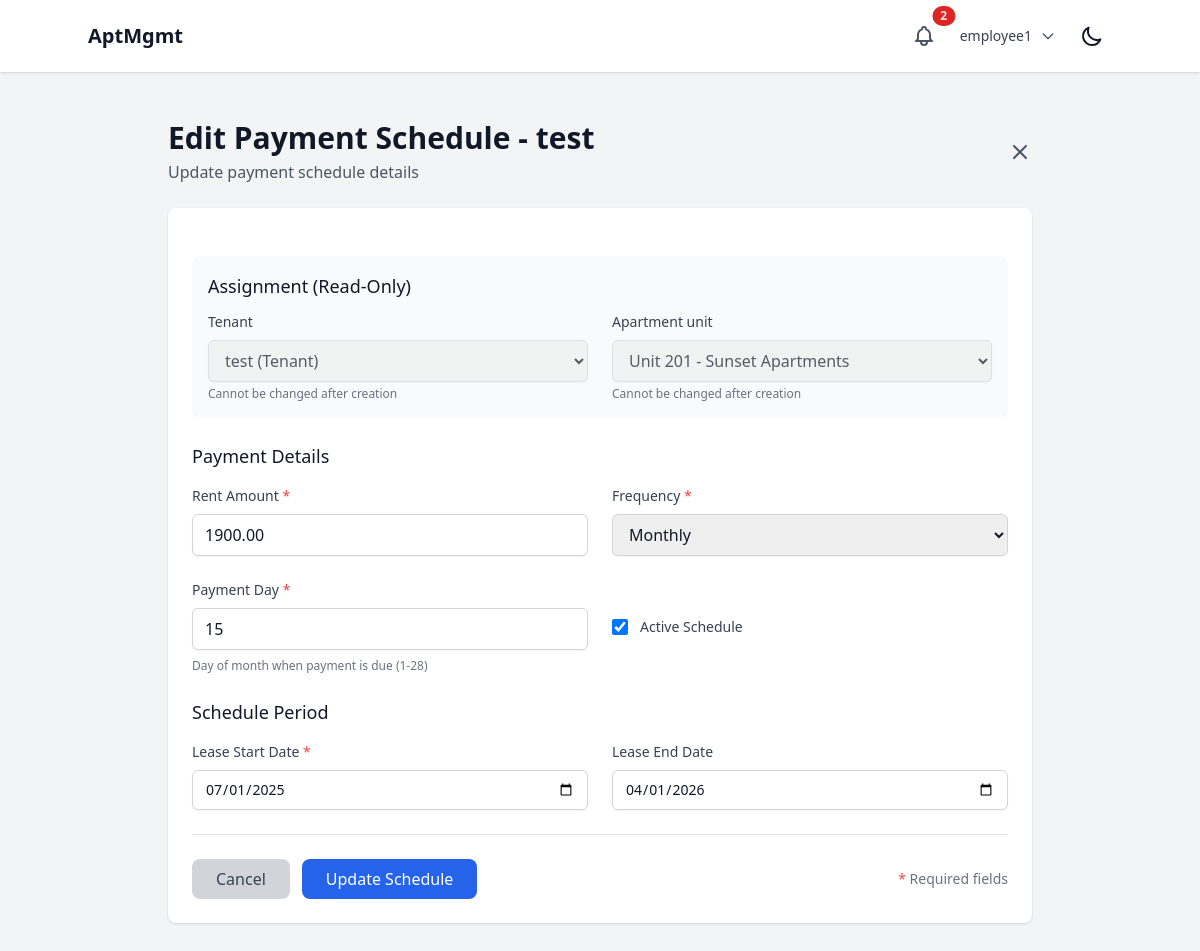
The page /financials/payment-schedules/2/edit/ (signed in) on the database its author committed.
### users/models.py (models this page shows, shortened)
class User(AbstractUser):
    class Role(models.TextChoices):
        SUPERUSER = "SUPERUSER", "Superuser"
        LANDLORD = "LANDLORD", "Landlord"
        EMPLOYEE = "EMPLOYEE", "Employee"
        TENANT = "TENANT", "Tenant"
    role = models.CharField(max_length=50, choices=Role.choices)
    company = models.ForeignKey(Company, on_delete=models.CASCADE, related_name="users", null=True, blank=True)
    property = models.ForeignKey(Property, on_delete=models.SET_NULL, related_name="users", null=True, blank=True)
    apartment_unit = models.ForeignKey('properties.ApartmentUnit', on_delete=models.SET_NULL, null=True, blank=True, related_name="tenant")
    assigned_properties = models.ManyToManyField(
        Property,
        related_name="assigned_employees",
        blank=True,
        help_text="Properties this employee has access to (for employees only)"
    )
    phone_number = models.CharField(max_length=20, blank=True, null=True)
    emergency_contact_name = models.CharField(max_length=100, blank=True, null=True)
    emergency_contact_phone = models.CharField(max_length=20, blank=True, null=True)
    emergency_contact_relationship = models.CharField(max_length=50, blank=True, null=True)
    def __str__(self):
        return f"{self.username} ({self.get_role_display()})"

### financials/models.py (models this page shows, shortened)
class PaymentSchedule(models.Model):
    class Frequency(models.TextChoices):
        MONTHLY = "MONTHLY", "Monthly"
        QUARTERLY = "QUARTERLY", "Quarterly"
        ANNUALLY = "ANNUALLY", "Annually"
    tenant = models.ForeignKey(
        User,
        on_delete=models.CASCADE,
        related_name="payment_schedules",
        limit_choices_to={'role': 'TENANT'}
    )
    apartment_unit = models.ForeignKey(
        "properties.ApartmentUnit",
        on_delete=models.CASCADE,
        related_name="payment_schedules"
    )
    rent_amount = models.DecimalField(
        max_digits=10,
        decimal_places=2,
        validators=[MinValueValidator(Decimal('0.01'))]
    )
    frequency = models.CharField(
        max_length=20,
        choices=Frequency.choices,
        default=Frequency.MONTHLY
    )
    payment_day = models.IntegerField(
        default=1,
        validators=[MinValueValidator(1), MaxValueValidator(28)],
        help_text="Day of month when payment is due (1-28)"
    )
    start_date = models.DateField()
    end_date = models.DateField(null=True, blank=True)
    is_active = models.BooleanField(default=True)
    created_at = models.DateTimeField(auto_now_add=True)
    updated_at = models.DateTimeField(auto_now=True)
    class Meta:
        ordering = ['-created_at']

### financials/views.py (the view)
# urls.py: path('payment-schedules/<int:pk>/edit/', views.edit_payment_schedule, name='edit_payment_schedule'),
@login_required
def edit_payment_schedule(request, pk):
    schedule = get_object_or_404(PaymentSchedule, pk=pk)
    if request.user.role not in ['LANDLORD', 'EMPLOYEE']:
        messages.error(request, "You don't have permission to edit payment schedules.")
        return redirect('core:dashboard_redirect')
    if schedule.apartment_unit.property.company != request.user.company:
        messages.error(request, "You don't have permission to edit this schedule.")
        return redirect('core:dashboard_redirect')
    if request.method == 'POST':
        form = PaymentScheduleForm(request.POST, instance=schedule, user=request.user)
        if form.is_valid():
            try:
                form.save()
                messages.success(request, "Payment schedule updated successfully.")
                return redirect('financials:payment_schedule_detail', pk=schedule.pk)
            except Exception as e:
                messages.error(request, f"Error saving payment schedule: {str(e)}")
        else:
            for field, errors in form.errors.items():
                for error in errors:
                    messages.error(request, f"{field}: {error}")
    else:
        form = PaymentScheduleForm(instance=schedule, user=request.user)
    context = {
        'form': form,
        'schedule': schedule,
        'page_title': f'Edit Payment Schedule - {schedule.tenant.username}'
    }
    return render(request, 'financials/edit_payment_schedule.html', context)

### core/context_processors.py (called while the page is built)
def notifications(request):
    if request.user.is_authenticated:
        unread_notifications = Notification.objects.filter(
            recipient=request.user,
            is_read=False
        ).order_by('-created_at')
        recent_unread_notifications = unread_notifications[:5]
        return {
            'unread_notifications_count': unread_notifications.count(),
            'recent_notifications': recent_unread_notifications,
            'has_unread_notifications': unread_notifications.exists(),
        }
    return {
        'unread_notifications_count': 0,
        'recent_notifications': [],
        'has_unread_notifications': False,
    }

### core/templatetags/form_tags.py (called while the page is built)
@register.filter(name='add_checkbox_class')
def add_checkbox_class(field):
    css_classes = "h-4 w-4 text-blue-600 focus:ring-blue-500 border-gray-300 dark:border-gray-600 rounded dark:bg-gray-700"
    return field.as_widget(attrs={"class": css_classes})

### properties/models.py (called while the page is built)
    def __str__(self):
        return f"Unit {self.unit_number} - {self.property.name}"

### financials/templates/financials/edit_payment_schedule.html (shortened to what this page needs)
{% extends 'base.html' %}
{% load form_tags %}
{% block content %}
<div class="container mx-auto px-4 py-8 max-w-4xl">
    <div class="flex justify-between items-center mb-6">
        <div>
            <h1 class="text-3xl font-bold text-gray-900 dark:text-white">{{ page_title }}</h1>
            <p class="text-gray-600 dark:text-gray-400 mt-1">Update payment schedule details</p>
        </div>
        <a href="{% url 'financials:payment_schedule_detail' schedule.pk %}"
           class="text-gray-600 dark:text-gray-400 hover:text-gray-900 dark:hover:text-white">
            <svg class="w-6 h-6" fill="none" stroke="currentColor" viewBox="0 0 24 24">
                <path stroke-linecap="round" stroke-linejoin="round" stroke-width="2" d="M6 18L18 6M6 6l12 12"/>
            </svg>
        </a>
    </div>
    <div class="bg-white dark:bg-gray-800 rounded-lg shadow p-6">
        <form method="post" class="space-y-6">
            <div class="bg-gray-50 dark:bg-gray-700 p-4 rounded-lg">
                <h3 class="text-lg font-medium text-gray-900 dark:text-white mb-3">Assignment (Read-Only)</h3>
                <div class="grid grid-cols-1 md:grid-cols-2 gap-6">
                    <div>
                        <label for="{{ form.tenant.id_for_label }}" class="block text-sm font-medium text-gray-700 dark:text-gray-300 mb-2">
                            {{ form.tenant.label }}
                        </label>
                        {{ form.tenant|add_form_control }}
                        <p class="mt-1 text-xs text-gray-500 dark:text-gray-400">Cannot be changed after creation</p>
                    </div>
                    <div>
                        <label for="{{ form.apartment_unit.id_for_label }}" class="block text-sm font-medium text-gray-700 dark:text-gray-300 mb-2">
                            {{ form.apartment_unit.label }}
                        </label>
                        {{ form.apartment_unit|add_form_control }}
                        <p class="mt-1 text-xs text-gray-500 dark:text-gray-400">Cannot be changed after creation</p>
                    </div>
                </div>
            </div>
            <div>
                <h3 class="text-lg font-medium text-gray-900 dark:text-white mb-4">Payment Details</h3>
                <div class="grid grid-cols-1 md:grid-cols-2 gap-6">
                    <div>
                        <label for="{{ form.rent_amount.id_for_label }}" class="block text-sm font-medium text-gray-700 dark:text-gray-300 mb-2">
                            {{ form.rent_amount.label }} <span class="text-red-500">*</span>
                        </label>
                        {{ form.rent_amount|add_form_control }}
                    </div>
                    <div>
                        <label for="{{ form.frequency.id_for_label }}" class="block text-sm font-medium text-gray-700 dark:text-gray-300 mb-2">
                            {{ form.frequency.label }} <span class="text-red-500">*</span>
                        </label>
                        {{ form.frequency|add_form_control }}
                    </div>
                    <div>
                        <label for="{{ form.payment_day.id_for_label }}" class="block text-sm font-medium text-gray-700 dark:text-gray-300 mb-2">
                            {{ form.payment_day.label }} <span class="text-red-500">*</span>
                        </label>
                        {{ form.payment_day|add_form_control }}
                        {% if form.payment_day.help_text %}
                            <p class="mt-2 text-xs text-gray-500 dark:text-gray-400">{{ form.payment_day.help_text }}</p>
                        {% endif %}
                    </div>
                    <div class="flex items-center">
                        <div class="flex items-center h-5">
                            {{ form.is_active|add_checkbox_class }}
                        </div>
                        <div class="ml-3 text-sm">
                            <label for="{{ form.is_active.id_for_label }}" class="font-medium text-gray-700 dark:text-gray-300">
                                {{ form.is_active.label }}
                            </label>
                        </div>
                    </div>
                </div>
            </div>
            <div>
                <h3 class="text-lg font-medium text-gray-900 dark:text-white mb-4">Schedule Period</h3>
                <div class="grid grid-cols-1 md:grid-cols-2 gap-6">
                    <div>
                        <label for="{{ form.start_date.id_for_label }}" class="block text-sm font-medium text-gray-700 dark:text-gray-300 mb-2">
                            {{ form.start_date.label }} <span class="text-red-500">*</span>
                        </label>
                        {{ form.start_date|add_form_control }}
                    </div>
                    <div>
                        <label for="{{ form.end_date.id_for_label }}" class="block text-sm font-medium text-gray-700 dark:text-gray-300 mb-2">
                            {{ form.end_date.label }}
                        </label>
                        {{ form.end_date|add_form_control }}
                    </div>
                </div>
            </div>
            <div class="flex items-center justify-between pt-6 border-t border-gray-200 dark:border-gray-700">
                <div class="flex space-x-3">
                    <a href="{% url 'financials:payment_schedule_detail' schedule.pk %}"
                       class="bg-gray-300 dark:bg-gray-600 text-gray-700 dark:text-gray-200 px-6 py-2 rounded-lg font-medium hover:bg-gray-400 dark:hover:bg-gray-500 focus:outline-none focus:ring-2 focus:ring-gray-500">
                        Cancel
                    </a>
                    <button type="submit"
                            class="bg-blue-600 text-white px-6 py-2 rounded-lg font-medium hover:bg-blue-700 focus:outline-none focus:ring-2 focus:ring-blue-500">
                        Update Schedule
                    </button>
                </div>
                <p class="text-sm text-gray-500 dark:text-gray-400">
                    <span class="text-red-500">*</span> Required fields
                </p>
            </div>
        </form>
    </div>
</div>
{% endblock %}

### core/templates/base.html (shortened to what this page needs)
{% load static %}
<!DOCTYPE html>
<html lang="en" x-data="{ darkMode: localStorage.getItem('darkMode') === 'true' }" x-init="$watch('darkMode', val => localStorage.setItem('darkMode', val))" :class="{ 'dark': darkMode }">
<head>
    <script src="https://cdn.tailwindcss.com"></script>
</head>
<body class="bg-gray-100 dark:bg-gray-900 text-gray-900 dark:text-gray-100">
    <header class="p-4 bg-white dark:bg-gray-800 shadow">
        <div class="container mx-auto flex justify-between items-center">
            {% if user.is_authenticated %}
                <a href="{% url 'core:dashboard_redirect' %}" class="text-xl font-bold hover:text-gray-600 dark:hover:text-gray-300 transition-colors duration-200">AptMgmt</a>
            {% else %}
                <h1 class="text-xl font-bold">AptMgmt</h1>
            {% endif %}
            <div class="flex items-center space-x-4">
                {% if user.is_authenticated %}
                    <div class="relative" x-data="{ open: false }">
                        <button @click="open = !open" class="relative p-2 text-gray-600 dark:text-gray-300 hover:text-gray-900 dark:hover:text-white focus:outline-none focus:ring-2 focus:ring-offset-2 focus:ring-blue-500">
                            {% if has_unread_notifications %}
                            <span class="absolute top-0 right-0 inline-flex items-center justify-center px-2 py-1 text-xs font-bold leading-none text-red-100 transform translate-x-1/2 -translate-y-1/2 bg-red-600 rounded-full">{{ unread_notifications_count }}</span>
                            {% endif %}
                        </button>
                    </div>
                    <div class="relative" x-data="{ open: false }">
                        <button @click="open = !open" class="flex items-center space-x-2 text-sm rounded-full focus:outline-none focus:ring-2 focus:ring-offset-2 focus:ring-blue-500">
                            <span class="text-gray-700 dark:text-gray-300">{{ user.username }}</span>
                            <svg class="w-4 h-4 text-gray-600 dark:text-gray-300" fill="none" stroke="currentColor" viewBox="0 0 24 24">
                                <path stroke-linecap="round" stroke-linejoin="round" stroke-width="2" d="M19 9l-7 7-7-7"></path>
                            </svg>
                        </button>
                    </div>
                {% endif %}
                <button @click="darkMode = !darkMode" class="p-2 rounded-md focus:outline-none focus:ring-2 focus:ring-offset-2 focus:ring-offset-gray-800 focus:ring-white">
                    <svg x-show="!darkMode" class="w-6 h-6" fill="none" stroke="currentColor" viewBox="0 0 24 24" xmlns="http://www.w3.org/2000/svg"><path stroke-linecap="round" stroke-linejoin="round" stroke-width="2" d="M20.354 15.354A9 9 0 018.646 3.646 9.003 9.003 0 0012 21a9.003 9.003 0 008.354-5.646z"></path></svg>
                </button>
            </div>
        </div>
    </header>
    <main class="p-4" id="content">
        {% block content %}{% endblock %}
    </main>
</body>
</html>

### rows shown on the page
User: username "employee1"
PaymentSchedule: tenant "test (Tenant)", apartment_unit "Unit 201 - Sunset Apartments", rent_amount "1900.00", frequency "Monthly", payment_day "15", is_active "☑", start_date "07/01/2025", end_date "04/01/2026"

### other values the page prints
{{ unread_notifications_count }} "2"
{{ page_title }} "Edit Payment Schedule - test"
